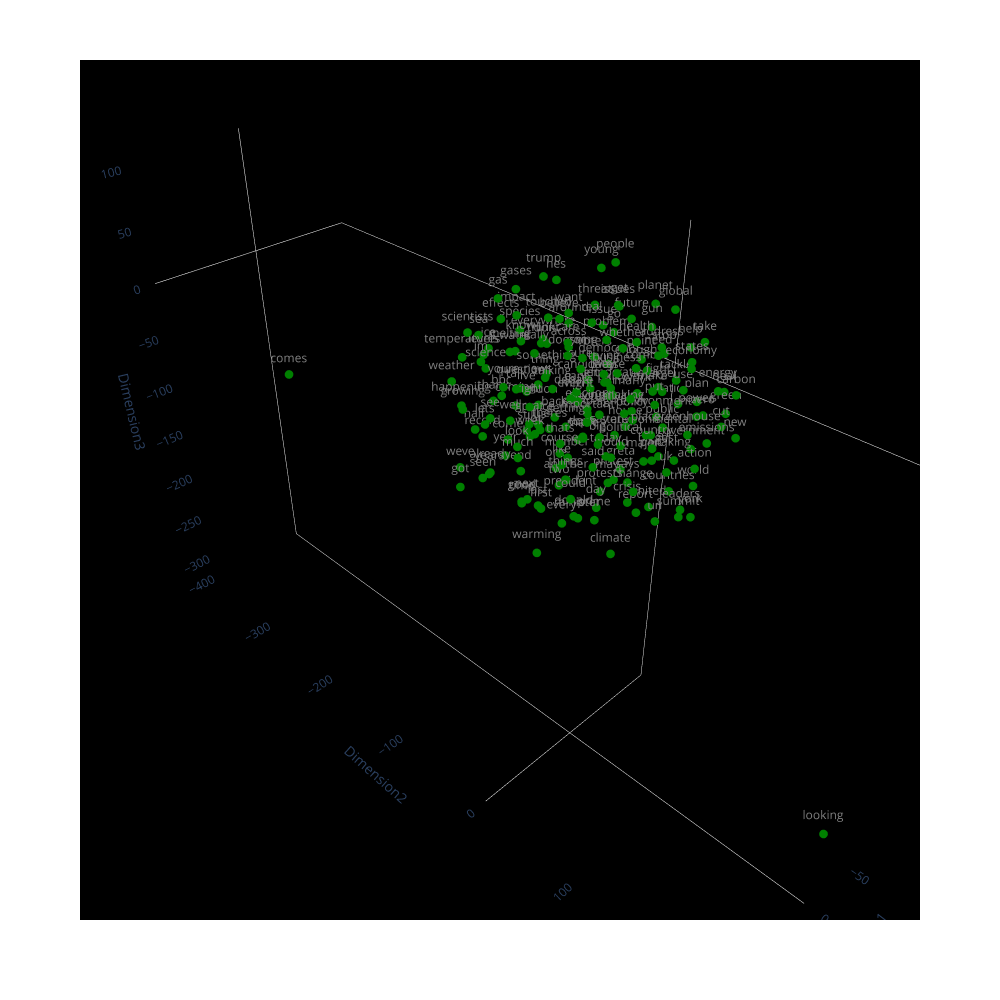

Here is the notebook cell this chart was saved with:
### Code cell
fig_3d = px.scatter_3d(df_tsne_3d, x='Dimension1', y='Dimension2', z='Dimension3', text=words_to_visualize)
fig_3d.update_layout(width=1000, height=1000, scene=dict(bgcolor='black'))
fig_3d.update_traces(marker=dict(size=3, color='green'), textfont_color='grey') 
fig_3d.update_layout(scene=dict(
    xaxis=dict(showbackground=True, backgroundcolor='black', showgrid=False), 
    yaxis=dict(showbackground=True, backgroundcolor='black', showgrid=False),
    zaxis=dict(showbackground=True, backgroundcolor='black', showgrid=False), 
))
fig_3d.show()

### Figure 1 — Plotly figure (JSON) as saved in the notebook; plotly's stock layout.template omitted (floating-point values rounded to 4 significant figures; data arrays with more than 128 entries replaced by an {"elided": "..."} marker saying what was removed)
{"data": [{"hovertemplate": "Dimension1=%{x}<br>Dimension2=%{y}<br>Dimension3=%{z}<br>text=%{text}<extra></extra>", "legendgroup": "", "marker": {"color": "green", "size": 3, "symbol": "circle"}, "mode": "markers+text", "name": "", "scene": "scene", "showlegend": false, "text": {"elided": "200 str values"}, "textfont": {"color": "grey"}, "type": "scatter3d", "x": {"elided": "200 float values"}, "y": {"elided": "200 float values"}, "z": {"elided": "200 float values"}}], "layout": {"height": 1000, "legend": {"tracegroupgap": 0}, "margin": {"t": 60}, "scene": {"bgcolor": "black", "domain": {"x": [0, 1], "y": [0, 1]}, "xaxis": {"backgroundcolor": "black", "showbackground": true, "showgrid": false, "title": {"text": "Dimension1"}}, "yaxis": {"backgroundcolor": "black", "showbackground": true, "showgrid": false, "title": {"text": "Dimension2"}}, "zaxis": {"backgroundcolor": "black", "showbackground": true, "showgrid": false, "title": {"text": "Dimension3"}}}, "width": 1000}}
